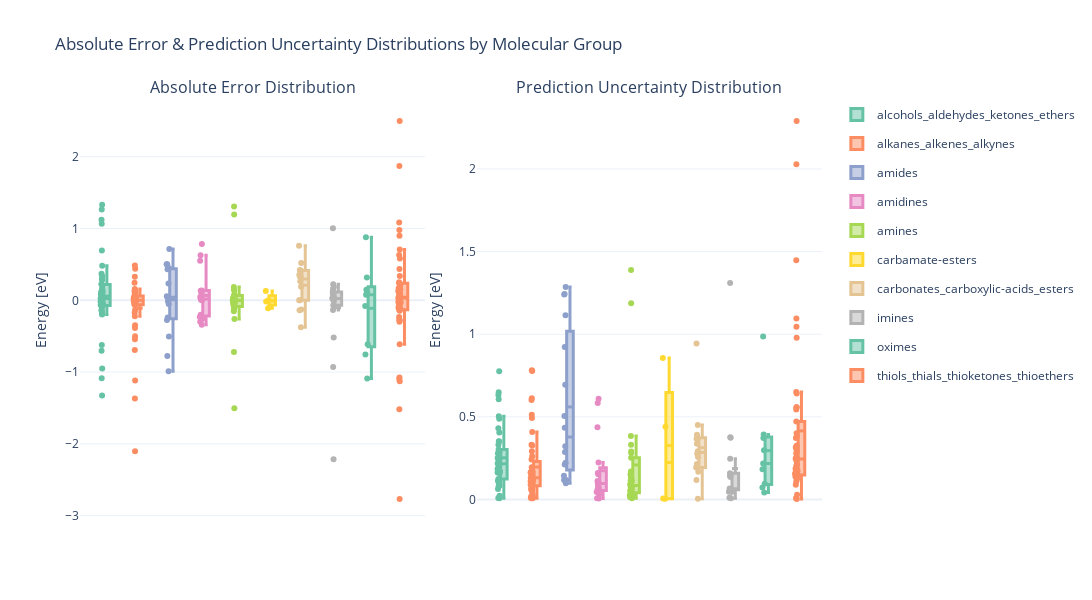

Notebook code for this chart:
### Code cell
# Filtered data
df_uq_sorted = df_uq[df_uq["split"] == "test"].sort_values('molecule_group')
df_uq_sorted['abs_error'] = df_uq_sorted['error'].abs()
df_uq_sorted['uncertainty_width'] = df_uq_sorted['y_std']

# Custom color palette (Set2-like)
color_map = px.colors.qualitative.Set2

# Create 1x2 subplot
fig = make_subplots(
    rows=1, cols=2,
    subplot_titles=["Absolute Error Distribution", "Prediction Uncertainty Distribution"],
    horizontal_spacing=0.07
)

# Boxplot for absolute error
for i, group in enumerate(df_uq_sorted['molecule_group'].unique()):
    group_data = df_uq_sorted[df_uq_sorted['molecule_group'] == group]
    fig.add_trace(go.Box(
        y=group_data['error'],
        name=group,
        marker_color=color_map[i % len(color_map)],
        boxmean=True,
        boxpoints="all",  # Show all points (can be "outliers", "suspectedoutliers", "all")
        jitter=0.5,  # Add jitter to points
        line=dict(width=3),  # Line width to make the box thicker
        width=0.2,  # Box width (adjust this)
        legendgroup=group,  # Ensure the group is correctly assigned to legend
        showlegend=False,  # No legend for the first plot
        hovertemplate=(
            "Material: %{customdata[7]}<br>" +
            "Molecule Group: %{customdata[0]}<br>" +
            "Molecule: %{customdata[1]}<br>" +
            "State: %{customdata[2]}<br>" +
            "Dissociation: %{customdata[3]}<br>" +
            "True Value: %{customdata[4]} eV<br>" +
            "Std Dev: %{customdata[5]} eV<br>" +
            "Error: %{customdata[6]} eV<br>" +
            "<extra></extra>"
        ),
        customdata=group_data[['molecule_group', 'molecule', 'state', 'dissociation', 'y_true', 'y_std', 'error', 'material']].values  # Add custom data
    ), row=1, col=1)

# Boxplot for uncertainty width
for i, group in enumerate(df_uq_sorted['molecule_group'].unique()):
    group_data = df_uq_sorted[df_uq_sorted['molecule_group'] == group]
    fig.add_trace(go.Box(
        y=group_data['uncertainty_width'],
        name=group,
        marker_color=color_map[i % len(color_map)],
        boxmean=True,
        boxpoints="all",  # Show all points (can be "outliers", "suspectedoutliers", "all")
        jitter=0.5,  # Add jitter to points
        line=dict(width=3),  # Line width to make the box thicker
        width=0.2,  # Box width (adjust this)
        legendgroup=group,  # Ensure the group is correctly assigned to legend
        showlegend=True,  # Show legend for the second plot
        hovertemplate=(
            "Material: %{customdata[7]}<br>" +
            "Molecule Group: %{customdata[0]}<br>" +
            "Molecule: %{customdata[1]}<br>" +
            "State: %{customdata[2]}<br>" +
            "Dissociation: %{customdata[3]}<br>" +
            "True Value: %{customdata[4]} eV<br>" +
            "Std Dev: %{customdata[5]} eV<br>" +
            "Error: %{customdata[6]} eV<br>" +
            "<extra></extra>"
        ),
        customdata=group_data[['molecule_group', 'molecule', 'state', 'dissociation', 'y_true', 'y_std', 'error', 'material']].values  # Add custom data
    ), row=1, col=2)

# Layout adjustments
fig.update_layout(
    height=600,
    width=2000,
    title_text="Absolute Error & Prediction Uncertainty Distributions by Molecular Group",
    template="plotly_white",
    boxmode="group",  # Group the boxplots
    showlegend=True  # Show legend for the second plot
)

# Axis titles
fig.update_yaxes(title_text="Energy [eV]", row=1, col=1)
fig.update_yaxes(title_text="Energy [eV]", row=1, col=2)

# Remove X-axis labels (as you're using the hover to differentiate between groups)
fig.update_xaxes(showticklabels=False, row=1, col=1)
fig.update_xaxes(showticklabels=False, row=1, col=2)

# Show the plot
fig.show()

### Figure 1 — Plotly figure (JSON) as saved in the notebook; plotly's stock layout.template omitted (floating-point values rounded to 4 significant figures; data arrays with more than 128 entries replaced by an {"elided": "..."} marker saying what was removed)
{"data": [{"boxmean": true, "boxpoints": "all", "customdata": {"elided": "46x8 mixed values"}, "hovertemplate": "Material: %{customdata[7]}<br>Molecule Group: %{customdata[0]}<br>Molecule: %{customdata[1]}<br>State: %{customdata[2]}<br>Dissociation: %{customdata[3]}<br>True Value: %{customdata[4]} eV<br>Std Dev: %{customdata[5]} eV<br>Error: %{customdata[6]} eV<br><extra></extra>", "jitter": 0.5, "legendgroup": "alcohols_aldehydes_ketones_ethers", "line": {"width": 3}, "marker": {"color": "rgb(102,194,165)"}, "name": "alcohols_aldehydes_ketones_ethers", "showlegend": false, "type": "box", "width": 0.2, "xaxis": "x", "y": [-0.07105, 0.001767, 0.05698, -0.1525, -0.1993, -0.003078, -0.1438, 0.1112, 1.123, -0.05557, 0.008229, 0.1147, 0.2206, -0.02024, 1.267, 0.03657, 0.06687, 0.02666, 0.2261, -0.06432, 0.3341, -0.06955, 0.1331, -1.084, -0.1856, 0.02328, -0.1394, -0.9508, -0.6217, -0.008827, 0.06157, -0.7038, 1.066, -1.325, 0.48, 0.1672, 0.6939, -0.08934, 0.2841, 0.3697, -0.04223, -0.06486, 0.08446, 1.33, 0.2981, 0.08376], "yaxis": "y"}, {"boxmean": true, "boxpoints": "all", "customdata": {"elided": "47x8 mixed values"}, "hovertemplate": "Material: %{customdata[7]}<br>Molecule Group: %{customdata[0]}<br>Molecule: %{customdata[1]}<br>State: %{customdata[2]}<br>Dissociation: %{customdata[3]}<br>True Value: %{customdata[4]} eV<br>Std Dev: %{customdata[5]} eV<br>Error: %{customdata[6]} eV<br><extra></extra>", "jitter": 0.5, "legendgroup": "alkanes_alkenes_alkynes", "line": {"width": 3}, "marker": {"color": "rgb(252,141,98)"}, "name": "alkanes_alkenes_alkynes", "showlegend": false, "type": "box", "width": 0.2, "xaxis": "x", "y": [0.1247, 0.1477, 0.1321, 0.4839, -0.02131, -0.05514, 0.111, 0.03732, 0.01406, -0.5008, -1.367, -0.003366, -0.001864, -0.0006952, -0.00642, -1.118, -0.05912, 0.01048, -0.002652, -0.1718, 0.04315, 0.2443, 0.04842, -0.06492, 0.06247, 0.01507, -2.103, 0.07471, 0.02067, -0.1347, -0.0163, 0.02435, -0.3467, -0.02316, -0.6931, -0.3871, 0.09879, -0.0163, 0.441, 0.1572, -0.03822, 0.3288, 0.02399, 0.01851, -0.2236, 0.03813, -0.5419], "yaxis": "y"}, {"boxmean": true, "boxpoints": "all", "customdata": [["amides", "Formamide", "relaxed", "tensor([False])", -1.864, 0.3217, 0.4466, "IrO2"], ["amides", "Formamide", "relaxed", "tensor([False])", -1.888, 0.5055, 0.4326, "IrO2"], ["amides", "Formamide", "initial", "tensor([False])", -1.862, 0.6934, -0.9883, "IrO2"], ["amides", "Acetamide", "relaxed", "tensor([False])", -0.5227, 0.212, 0.05502, "IrO2"], ["amides", "Acetamide", "relaxed", "tensor([False])", -2.672, 0.0978, 0.04214, "IrO2"], ["amides", "Formamide", "relaxed", "tensor([True])", -3.625, 0.2218, -0.01204, "IrO2"], ["amides", "Acetamide", "relaxed", "tensor([False])", -1.541, 0.117, 0.03966, "RuO2"], ["amides", "Acetamide", "initial", "tensor([False])", -0.5227, 1.243, 0.716, "IrO2"], ["amides", "Acetamide", "relaxed", "tensor([False])", -1.632, 0.117, -0.051, "RuO2"], ["amides", "Formamide", "relaxed", "tensor([False])", -1.829, 0.1432, 0.5035, "IrO2"], ["amides", "Acetamide", "relaxed", "tensor([False])", -1.938, 0.287, 0.2339, "IrO2"], ["amides", "Formamide", "initial", "tensor([False])", -1.864, 1.24, -0.276, "IrO2"], ["amides", "Formamide", "initial", "tensor([False])", -0.4085, 0.9221, 0.5016, "RuO2"], ["amides", "Formamide", "initial", "tensor([False])", -3.625, 0.4342, -0.7759, "IrO2"], ["amides", "Acetamide", "initial", "tensor([False])", -1.559, 1.114, -0.2384, "RuO2"], ["amides", "Acetamide", "initial", "tensor([False])", -2.691, 1.286, -0.5056, "IrO2"]], "hovertemplate": "Material: %{customdata[7]}<br>Molecule Group: %{customdata[0]}<br>Molecule: %{customdata[1]}<br>State: %{customdata[2]}<br>Dissociation: %{customdata[3]}<br>True Value: %{customdata[4]} eV<br>Std Dev: %{customdata[5]} eV<br>Error: %{customdata[6]} eV<br><extra></extra>", "jitter": 0.5, "legendgroup": "amides", "line": {"width": 3}, "marker": {"color": "rgb(141,160,203)"}, "name": "amides", "showlegend": false, "type": "box", "width": 0.2, "xaxis": "x", "y": [0.4466, 0.4326, -0.9883, 0.05502, 0.04214, -0.01204, 0.03966, 0.716, -0.051, 0.5035, 0.2339, -0.276, 0.5016, -0.7759, -0.2384, -0.5056], "yaxis": "y"}, {"boxmean": true, "boxpoints": "all", "customdata": [["amidines", "Acetimidamide", "initial", "tensor([False])", -0.4175, 0.223, 0.04747, "RuO2"], ["amidines", "Acetimidamide", "relaxed", "tensor([False])", -1.549, 0.07133, 0.1368, "RuO2"], ["amidines", "Formimidamide", "initial", "tensor([False])", -2.09, 0.5836, 0.7851, "IrO2"], ["amidines", "Acetimidamide", "relaxed", "tensor([False])", -2.216, 0.04525, 0.02336, "RuO2"], ["amidines", "Formimidamide", "relaxed", "tensor([False])", 0, 0.005627, 0.0009, null], ["amidines", "Acetimidamide", "relaxed", "tensor([False])", 0, 0.006766, 0.00667, null], ["amidines", "Acetimidamide", "relaxed", "tensor([False])", -3.076, 0.09659, 0.01028, "IrO2"], ["amidines", "Formimidamide", "initial", "tensor([False])", -1.511, 0.16, 0.6272, "RuO2"], ["amidines", "Acetimidamide", "relaxed", "tensor([False])", -0.5491, 0.153, 0.1341, "IrO2"], ["amidines", "Acetimidamide", "relaxed", "tensor([True])", -4.458, 0.03098, -0.2992, "IrO2"], ["amidines", "Formimidamide", "relaxed", "tensor([False])", -1.498, 0.08314, 0.09651, "RuO2"], ["amidines", "Formimidamide", "initial", "tensor([False])", -2.967, 0.6085, 0.5498, "IrO2"], ["amidines", "Formimidamide", "relaxed", "tensor([False])", -3.216, 0.06188, -0.2601, "IrO2"], ["amidines", "Formimidamide", "initial", "tensor([False])", -3.237, 0.4372, -0.3406, "IrO2"], ["amidines", "Acetimidamide", "relaxed", "tensor([False])", -3.287, 0.09659, -0.2008, "IrO2"], ["amidines", "Formimidamide", "initial", "tensor([False])", -3.208, 0.1119, -0.2334, "IrO2"]], "hovertemplate": "Material: %{customdata[7]}<br>Molecule Group: %{customdata[0]}<br>Molecule: %{customdata[1]}<br>State: %{customdata[2]}<br>Dissociation: %{customdata[3]}<br>True Value: %{customdata[4]} eV<br>Std Dev: %{customdata[5]} eV<br>Error: %{customdata[6]} eV<br><extra></extra>", "jitter": 0.5, "legendgroup": "amidines", "line": {"width": 3}, "marker": {"color": "rgb(231,138,195)"}, "name": "amidines", "showlegend": false, "type": "box", "width": 0.2, "xaxis": "x", "y": [0.04747, 0.1368, 0.7851, 0.02336, 0.0009, 0.00667, 0.01028, 0.6272, 0.1341, -0.2992, 0.09651, 0.5498, -0.2601, -0.3406, -0.2008, -0.2334], "yaxis": "y"}, {"boxmean": true, "boxpoints": "all", "customdata": {"elided": "26x8 mixed values"}, "hovertemplate": "Material: %{customdata[7]}<br>Molecule Group: %{customdata[0]}<br>Molecule: %{customdata[1]}<br>State: %{customdata[2]}<br>Dissociation: %{customdata[3]}<br>True Value: %{customdata[4]} eV<br>Std Dev: %{customdata[5]} eV<br>Error: %{customdata[6]} eV<br><extra></extra>", "jitter": 0.5, "legendgroup": "amines", "line": {"width": 3}, "marker": {"color": "rgb(166,216,84)"}, "name": "amines", "showlegend": false, "type": "box", "width": 0.2, "xaxis": "x", "y": [1.309, 0.00322, -0.04634, -0.2593, -0.07923, 0.04326, 0.03243, 0.06615, -0.08447, 1.196, 0.00273, 0.08221, -0.08794, 0.1491, -0.004483, -0.1533, -0.1293, -0.03042, -0.7187, -0.003811, -0.03251, 0.1857, -1.504, -0.09226, 0.1399, 0.03034], "yaxis": "y"}, {"boxmean": true, "boxpoints": "all", "customdata": [["carbamate-esters", "Carbamic-acid", "relaxed", "tensor([True])", -3.367, 0.4401, -0.1112, "IrO2"], ["carbamate-esters", "Carbamic-acid", "initial", "tensor([False])", -3.472, 0.8555, 0.1299, "IrO2"], ["carbamate-esters", "Carbamic-acid", "relaxed", "tensor([False])", -0.4891, 0.005365, -0.01758, "IrO2"], ["carbamate-esters", "Carbamic-acid", "relaxed", "tensor([False])", 0, 0.003471, -0.0007057, null]], "hovertemplate": "Material: %{customdata[7]}<br>Molecule Group: %{customdata[0]}<br>Molecule: %{customdata[1]}<br>State: %{customdata[2]}<br>Dissociation: %{customdata[3]}<br>True Value: %{customdata[4]} eV<br>Std Dev: %{customdata[5]} eV<br>Error: %{customdata[6]} eV<br><extra></extra>", "jitter": 0.5, "legendgroup": "carbamate-esters", "line": {"width": 3}, "marker": {"color": "rgb(255,217,47)"}, "name": "carbamate-esters", "showlegend": false, "type": "box", "width": 0.2, "xaxis": "x", "y": [-0.1112, 0.1299, -0.01758, -0.0007057], "yaxis": "y"}, {"boxmean": true, "boxpoints": "all", "customdata": [["carbonates_carboxylic-acids_esters", "Carbonic-acid", "initial", "tensor([False])", -0.07489, 0.4506, 0.5203, "RuO2"], ["carbonates_carboxylic-acids_esters", "Acetic-acid", "relaxed", "tensor([False])", -0.1225, 0.2148, 0.3321, "RuO2"], ["carbonates_carboxylic-acids_esters", "Acetic-acid", "relaxed", "tensor([False])", -0.6336, 0.3372, 0.4229, "IrO2"], ["carbonates_carboxylic-acids_esters", "Carbonic-acid", "relaxed", "tensor([True])", -1.923, 0.3912, 0.3571, "IrO2"], ["carbonates_carboxylic-acids_esters", "Acetic-acid", "relaxed", "tensor([False])", -1.341, 0.1926, 0.264, "RuO2"], ["carbonates_carboxylic-acids_esters", "Carbonic-acid", "relaxed", "tensor([True])", -2.081, 0.3731, -0.1298, "RuO2"], ["carbonates_carboxylic-acids_esters", "Acetic-acid", "relaxed", "tensor([True])", -2.405, 0.3673, -0.1389, "IrO2"], ["carbonates_carboxylic-acids_esters", "Formic-acid", "relaxed", "tensor([False])", -1.569, 0.256, 0.3282, "IrO2"], ["carbonates_carboxylic-acids_esters", "Acetic-acid", "relaxed", "tensor([False])", -1.404, 0.1177, 0.1892, "RuO2"], ["carbonates_carboxylic-acids_esters", "Acetic-acid", "relaxed", "tensor([True])", -3.402, 0.2914, -0.3768, "IrO2"], ["carbonates_carboxylic-acids_esters", "Acetic-acid", "relaxed", "tensor([False])", -1.746, 0.2771, 0.4163, "IrO2"], ["carbonates_carboxylic-acids_esters", "Carbonic-acid", "initial", "tensor([False])", -1.193, 0.9434, 0.7613, "IrO2"], ["carbonates_carboxylic-acids_esters", "Formic-acid", "initial", "tensor([False])", -1.278, 0.1682, 0.0001189, "RuO2"], ["carbonates_carboxylic-acids_esters", "Formic-acid", "relaxed", "tensor([False])", 0, 0.004477, 6.616e-05, null]], "hovertemplate": "Material: %{customdata[7]}<br>Molecule Group: %{customdata[0]}<br>Molecule: %{customdata[1]}<br>State: %{customdata[2]}<br>Dissociation: %{customdata[3]}<br>True Value: %{customdata[4]} eV<br>Std Dev: %{customdata[5]} eV<br>Error: %{customdata[6]} eV<br><extra></extra>", "jitter": 0.5, "legendgroup": "carbonates_carboxylic-acids_esters", "line": {"width": 3}, "marker": {"color": "rgb(229,196,148)"}, "name": "carbonates_carboxylic-acids_esters", "showlegend": false, "type": "box", "width": 0.2, "xaxis": "x", "y": [0.5203, 0.3321, 0.4229, 0.3571, 0.264, -0.1298, -0.1389, 0.3282, 0.1892, -0.3768, 0.4163, 0.7613, 0.0001189, 6.616e-05], "yaxis": "y"}, {"boxmean": true, "boxpoints": "all", "customdata": {"elided": "18x8 mixed values"}, "hovertemplate": "Material: %{customdata[7]}<br>Molecule Group: %{customdata[0]}<br>Molecule: %{customdata[1]}<br>State: %{customdata[2]}<br>Dissociation: %{customdata[3]}<br>True Value: %{customdata[4]} eV<br>Std Dev: %{customdata[5]} eV<br>Error: %{customdata[6]} eV<br><extra></extra>", "jitter": 0.5, "legendgroup": "imines", "line": {"width": 3}, "marker": {"color": "rgb(179,179,179)"}, "name": "imines", "showlegend": false, "type": "box", "width": 0.2, "xaxis": "x", "y": [0.08197, 0.02872, 0.1861, -2.216, 0.02015, 0.003292, 0.1612, 0.03893, 1.003, -0.1342, 0.2254, 0.00514, 0.003304, 0.1173, -0.5181, 0.1136, -0.06866, -0.9279], "yaxis": "y"}, {"boxmean": true, "boxpoints": "all", "customdata": [["oximes", "Formaldoxime", "relaxed", "tensor([True])", -3.166, 0.09551, 0.1474, "IrO2"], ["oximes", "Formaldoxime", "initial", "tensor([False])", -1.768, 0.07274, 0.3186, "RuO2"], ["oximes", "Formaldoxime", "initial", "tensor([False])", -2.257, 0.3718, -0.6121, "RuO2"], ["oximes", "Formaldoxime", "initial", "tensor([False])", -0.4814, 0.9853, 0.8773, "RuO2"], ["oximes", "Formaldoxime", "initial", "tensor([False])", -0.2654, 0.2179, 0.112, "IrO2"], ["oximes", "Formaldoxime", "initial", "tensor([False])", -1.981, 0.04175, 0.07852, "RuO2"], ["oximes", "Formaldoxime", "initial", "tensor([False])", -3.056, 0.393, -1.09, "IrO2"], ["oximes", "Formaldoxime", "initial", "tensor([False])", -1.491, 0.1819, -0.7568, "IrO2"], ["oximes", "Formaldoxime", "initial", "tensor([False])", -3.166, 0.2978, -0.07829, "IrO2"]], "hovertemplate": "Material: %{customdata[7]}<br>Molecule Group: %{customdata[0]}<br>Molecule: %{customdata[1]}<br>State: %{customdata[2]}<br>Dissociation: %{customdata[3]}<br>True Value: %{customdata[4]} eV<br>Std Dev: %{customdata[5]} eV<br>Error: %{customdata[6]} eV<br><extra></extra>", "jitter": 0.5, "legendgroup": "oximes", "line": {"width": 3}, "marker": {"color": "rgb(102,194,165)"}, "name": "oximes", "showlegend": false, "type": "box", "width": 0.2, "xaxis": "x", "y": [0.1474, 0.3186, -0.6121, 0.8773, 0.112, 0.07852, -1.09, -0.7568, -0.07829], "yaxis": "y"}, {"boxmean": true, "boxpoints": "all", "customdata": {"elided": "46x8 mixed values"}, "hovertemplate": "Material: %{customdata[7]}<br>Molecule Group: %{customdata[0]}<br>Molecule: %{customdata[1]}<br>State: %{customdata[2]}<br>Dissociation: %{customdata[3]}<br>True Value: %{customdata[4]} eV<br>Std Dev: %{customdata[5]} eV<br>Error: %{customdata[6]} eV<br><extra></extra>", "jitter": 0.5, "legendgroup": "thiols_thials_thioketones_thioethers", "line": {"width": 3}, "marker": {"color": "rgb(252,141,98)"}, "name": "thiols_thials_thioketones_thioethers", "showlegend": false, "type": "box", "width": 0.2, "xaxis": "x", "y": [0.08795, -0.2983, -0.02785, -0.2311, -0.2789, 0.1225, -0.146, -1.52, 0.1307, 0.07022, -0.1304, -0.02109, -2.769, 0.1691, -0.03215, -0.27, 0.6301, -0.06742, 0.2369, 0.339, 0.2531, 0.9802, 0.1885, 0.09654, 0.4348, -0.008507, 1.083, 0.03216, 0.01662, 0.02249, -0.6123, 0.584, 0.7075, 0.05179, 0.03355, 0.8998, -1.128, 2.498, -1.098, 0.2291, -0.1171, 1.872, 0.001451, 0.1551, -1.075, -0.1023], "yaxis": "y"}, {"boxmean": true, "boxpoints": "all", "customdata": {"elided": "46x8 mixed values"}, "hovertemplate": "Material: %{customdata[7]}<br>Molecule Group: %{customdata[0]}<br>Molecule: %{customdata[1]}<br>State: %{customdata[2]}<br>Dissociation: %{customdata[3]}<br>True Value: %{customdata[4]} eV<br>Std Dev: %{customdata[5]} eV<br>Error: %{customdata[6]} eV<br><extra></extra>", "jitter": 0.5, "legendgroup": "alcohols_aldehydes_ketones_ethers", "line": {"width": 3}, "marker": {"color": "rgb(102,194,165)"}, "name": "alcohols_aldehydes_ketones_ethers", "showlegend": true, "type": "box", "width": 0.2, "xaxis": "x2", "y": [0.1706, 0.00654, 0.103, 0.2173, 0.1602, 0.009059, 0.405, 0.1627, 0.6316, 0.3303, 0.2477, 0.171, 0.1234, 0.08278, 0.3501, 0.1869, 0.2509, 0.1131, 0.2959, 0.3528, 0.2509, 0.4304, 0.2856, 0.6065, 0.2021, 0.02178, 0.2433, 0.775, 0.1634, 0.2106, 0.2238, 0.2612, 0.4883, 0.3019, 0.2263, 0.2096, 0.649, 0.2156, 0.07808, 0.5026, 0.1221, 0.1839, 0.1102, 0.2789, 0.1, 0.06291], "yaxis": "y2"}, {"boxmean": true, "boxpoints": "all", "customdata": {"elided": "47x8 mixed values"}, "hovertemplate": "Material: %{customdata[7]}<br>Molecule Group: %{customdata[0]}<br>Molecule: %{customdata[1]}<br>State: %{customdata[2]}<br>Dissociation: %{customdata[3]}<br>True Value: %{customdata[4]} eV<br>Std Dev: %{customdata[5]} eV<br>Error: %{customdata[6]} eV<br><extra></extra>", "jitter": 0.5, "legendgroup": "alkanes_alkenes_alkynes", "line": {"width": 3}, "marker": {"color": "rgb(252,141,98)"}, "name": "alkanes_alkenes_alkynes", "showlegend": true, "type": "box", "width": 0.2, "xaxis": "x2", "y": [0.3256, 0.2607, 0.1105, 0.1148, 0.1485, 0.007543, 0.08168, 0.163, 0.1479, 0.1676, 0.4075, 0.1676, 0.08354, 0.007811, 0.05049, 0.6023, 0.05765, 0.2917, 0.1105, 0.7818, 0.1448, 0.1158, 0.163, 0.2421, 0.06344, 0.1942, 0.1226, 0.02242, 0.1672, 0.1654, 0.01287, 0.1246, 0.1317, 0.02907, 0.7767, 0.5126, 0.0574, 0.01287, 0.09266, 0.08825, 0.06235, 0.6126, 0.1097, 0.493, 0.3301, 0.127, 0.1513], "yaxis": "y2"}, {"boxmean": true, "boxpoints": "all", "customdata": [["amides", "Formamide", "relaxed", "tensor([False])", -1.864, 0.3217, 0.4466, "IrO2"], ["amides", "Formamide", "relaxed", "tensor([False])", -1.888, 0.5055, 0.4326, "IrO2"], ["amides", "Formamide", "initial", "tensor([False])", -1.862, 0.6934, -0.9883, "IrO2"], ["amides", "Acetamide", "relaxed", "tensor([False])", -0.5227, 0.212, 0.05502, "IrO2"], ["amides", "Acetamide", "relaxed", "tensor([False])", -2.672, 0.0978, 0.04214, "IrO2"], ["amides", "Formamide", "relaxed", "tensor([True])", -3.625, 0.2218, -0.01204, "IrO2"], ["amides", "Acetamide", "relaxed", "tensor([False])", -1.541, 0.117, 0.03966, "RuO2"], ["amides", "Acetamide", "initial", "tensor([False])", -0.5227, 1.243, 0.716, "IrO2"], ["amides", "Acetamide", "relaxed", "tensor([False])", -1.632, 0.117, -0.051, "RuO2"], ["amides", "Formamide", "relaxed", "tensor([False])", -1.829, 0.1432, 0.5035, "IrO2"], ["amides", "Acetamide", "relaxed", "tensor([False])", -1.938, 0.287, 0.2339, "IrO2"], ["amides", "Formamide", "initial", "tensor([False])", -1.864, 1.24, -0.276, "IrO2"], ["amides", "Formamide", "initial", "tensor([False])", -0.4085, 0.9221, 0.5016, "RuO2"], ["amides", "Formamide", "initial", "tensor([False])", -3.625, 0.4342, -0.7759, "IrO2"], ["amides", "Acetamide", "initial", "tensor([False])", -1.559, 1.114, -0.2384, "RuO2"], ["amides", "Acetamide", "initial", "tensor([False])", -2.691, 1.286, -0.5056, "IrO2"]], "hovertemplate": "Material: %{customdata[7]}<br>Molecule Group: %{customdata[0]}<br>Molecule: %{customdata[1]}<br>State: %{customdata[2]}<br>Dissociation: %{customdata[3]}<br>True Value: %{customdata[4]} eV<br>Std Dev: %{customdata[5]} eV<br>Error: %{customdata[6]} eV<br><extra></extra>", "jitter": 0.5, "legendgroup": "amides", "line": {"width": 3}, "marker": {"color": "rgb(141,160,203)"}, "name": "amides", "showlegend": true, "type": "box", "width": 0.2, "xaxis": "x2", "y": [0.3217, 0.5055, 0.6934, 0.212, 0.0978, 0.2218, 0.117, 1.243, 0.117, 0.1432, 0.287, 1.24, 0.9221, 0.4342, 1.114, 1.286], "yaxis": "y2"}, {"boxmean": true, "boxpoints": "all", "customdata": [["amidines", "Acetimidamide", "initial", "tensor([False])", -0.4175, 0.223, 0.04747, "RuO2"], ["amidines", "Acetimidamide", "relaxed", "tensor([False])", -1.549, 0.07133, 0.1368, "RuO2"], ["amidines", "Formimidamide", "initial", "tensor([False])", -2.09, 0.5836, 0.7851, "IrO2"], ["amidines", "Acetimidamide", "relaxed", "tensor([False])", -2.216, 0.04525, 0.02336, "RuO2"], ["amidines", "Formimidamide", "relaxed", "tensor([False])", 0, 0.005627, 0.0009, null], ["amidines", "Acetimidamide", "relaxed", "tensor([False])", 0, 0.006766, 0.00667, null], ["amidines", "Acetimidamide", "relaxed", "tensor([False])", -3.076, 0.09659, 0.01028, "IrO2"], ["amidines", "Formimidamide", "initial", "tensor([False])", -1.511, 0.16, 0.6272, "RuO2"], ["amidines", "Acetimidamide", "relaxed", "tensor([False])", -0.5491, 0.153, 0.1341, "IrO2"], ["amidines", "Acetimidamide", "relaxed", "tensor([True])", -4.458, 0.03098, -0.2992, "IrO2"], ["amidines", "Formimidamide", "relaxed", "tensor([False])", -1.498, 0.08314, 0.09651, "RuO2"], ["amidines", "Formimidamide", "initial", "tensor([False])", -2.967, 0.6085, 0.5498, "IrO2"], ["amidines", "Formimidamide", "relaxed", "tensor([False])", -3.216, 0.06188, -0.2601, "IrO2"], ["amidines", "Formimidamide", "initial", "tensor([False])", -3.237, 0.4372, -0.3406, "IrO2"], ["amidines", "Acetimidamide", "relaxed", "tensor([False])", -3.287, 0.09659, -0.2008, "IrO2"], ["amidines", "Formimidamide", "initial", "tensor([False])", -3.208, 0.1119, -0.2334, "IrO2"]], "hovertemplate": "Material: %{customdata[7]}<br>Molecule Group: %{customdata[0]}<br>Molecule: %{customdata[1]}<br>State: %{customdata[2]}<br>Dissociation: %{customdata[3]}<br>True Value: %{customdata[4]} eV<br>Std Dev: %{customdata[5]} eV<br>Error: %{customdata[6]} eV<br><extra></extra>", "jitter": 0.5, "legendgroup": "amidines", "line": {"width": 3}, "marker": {"color": "rgb(231,138,195)"}, "name": "amidines", "showlegend": true, "type": "box", "width": 0.2, "xaxis": "x2", "y": [0.223, 0.07133, 0.5836, 0.04525, 0.005627, 0.006766, 0.09659, 0.16, 0.153, 0.03098, 0.08314, 0.6085, 0.06188, 0.4372, 0.09659, 0.1119], "yaxis": "y2"}, {"boxmean": true, "boxpoints": "all", "customdata": {"elided": "26x8 mixed values"}, "hovertemplate": "Material: %{customdata[7]}<br>Molecule Group: %{customdata[0]}<br>Molecule: %{customdata[1]}<br>State: %{customdata[2]}<br>Dissociation: %{customdata[3]}<br>True Value: %{customdata[4]} eV<br>Std Dev: %{customdata[5]} eV<br>Error: %{customdata[6]} eV<br><extra></extra>", "jitter": 0.5, "legendgroup": "amines", "line": {"width": 3}, "marker": {"color": "rgb(166,216,84)"}, "name": "amines", "showlegend": true, "type": "box", "width": 0.2, "xaxis": "x2", "y": [1.187, 0.02555, 0.05142, 0.09091, 0.1349, 0.07713, 0.3303, 0.07237, 0.1529, 0.2894, 0.1688, 0.03301, 0.01377, 0.2816, 0.007457, 0.1132, 0.01493, 0.04057, 1.388, 0.1132, 0.05142, 0.3838, 0.05037, 0.06443, 0.2526, 0.03548], "yaxis": "y2"}, {"boxmean": true, "boxpoints": "all", "customdata": [["carbamate-esters", "Carbamic-acid", "relaxed", "tensor([True])", -3.367, 0.4401, -0.1112, "IrO2"], ["carbamate-esters", "Carbamic-acid", "initial", "tensor([False])", -3.472, 0.8555, 0.1299, "IrO2"], ["carbamate-esters", "Carbamic-acid", "relaxed", "tensor([False])", -0.4891, 0.005365, -0.01758, "IrO2"], ["carbamate-esters", "Carbamic-acid", "relaxed", "tensor([False])", 0, 0.003471, -0.0007057, null]], "hovertemplate": "Material: %{customdata[7]}<br>Molecule Group: %{customdata[0]}<br>Molecule: %{customdata[1]}<br>State: %{customdata[2]}<br>Dissociation: %{customdata[3]}<br>True Value: %{customdata[4]} eV<br>Std Dev: %{customdata[5]} eV<br>Error: %{customdata[6]} eV<br><extra></extra>", "jitter": 0.5, "legendgroup": "carbamate-esters", "line": {"width": 3}, "marker": {"color": "rgb(255,217,47)"}, "name": "carbamate-esters", "showlegend": true, "type": "box", "width": 0.2, "xaxis": "x2", "y": [0.4401, 0.8555, 0.005365, 0.003471], "yaxis": "y2"}, {"boxmean": true, "boxpoints": "all", "customdata": [["carbonates_carboxylic-acids_esters", "Carbonic-acid", "initial", "tensor([False])", -0.07489, 0.4506, 0.5203, "RuO2"], ["carbonates_carboxylic-acids_esters", "Acetic-acid", "relaxed", "tensor([False])", -0.1225, 0.2148, 0.3321, "RuO2"], ["carbonates_carboxylic-acids_esters", "Acetic-acid", "relaxed", "tensor([False])", -0.6336, 0.3372, 0.4229, "IrO2"], ["carbonates_carboxylic-acids_esters", "Carbonic-acid", "relaxed", "tensor([True])", -1.923, 0.3912, 0.3571, "IrO2"], ["carbonates_carboxylic-acids_esters", "Acetic-acid", "relaxed", "tensor([False])", -1.341, 0.1926, 0.264, "RuO2"], ["carbonates_carboxylic-acids_esters", "Carbonic-acid", "relaxed", "tensor([True])", -2.081, 0.3731, -0.1298, "RuO2"], ["carbonates_carboxylic-acids_esters", "Acetic-acid", "relaxed", "tensor([True])", -2.405, 0.3673, -0.1389, "IrO2"], ["carbonates_carboxylic-acids_esters", "Formic-acid", "relaxed", "tensor([False])", -1.569, 0.256, 0.3282, "IrO2"], ["carbonates_carboxylic-acids_esters", "Acetic-acid", "relaxed", "tensor([False])", -1.404, 0.1177, 0.1892, "RuO2"], ["carbonates_carboxylic-acids_esters", "Acetic-acid", "relaxed", "tensor([True])", -3.402, 0.2914, -0.3768, "IrO2"], ["carbonates_carboxylic-acids_esters", "Acetic-acid", "relaxed", "tensor([False])", -1.746, 0.2771, 0.4163, "IrO2"], ["carbonates_carboxylic-acids_esters", "Carbonic-acid", "initial", "tensor([False])", -1.193, 0.9434, 0.7613, "IrO2"], ["carbonates_carboxylic-acids_esters", "Formic-acid", "initial", "tensor([False])", -1.278, 0.1682, 0.0001189, "RuO2"], ["carbonates_carboxylic-acids_esters", "Formic-acid", "relaxed", "tensor([False])", 0, 0.004477, 6.616e-05, null]], "hovertemplate": "Material: %{customdata[7]}<br>Molecule Group: %{customdata[0]}<br>Molecule: %{customdata[1]}<br>State: %{customdata[2]}<br>Dissociation: %{customdata[3]}<br>True Value: %{customdata[4]} eV<br>Std Dev: %{customdata[5]} eV<br>Error: %{customdata[6]} eV<br><extra></extra>", "jitter": 0.5, "legendgroup": "carbonates_carboxylic-acids_esters", "line": {"width": 3}, "marker": {"color": "rgb(229,196,148)"}, "name": "carbonates_carboxylic-acids_esters", "showlegend": true, "type": "box", "width": 0.2, "xaxis": "x2", "y": [0.4506, 0.2148, 0.3372, 0.3912, 0.1926, 0.3731, 0.3673, 0.256, 0.1177, 0.2914, 0.2771, 0.9434, 0.1682, 0.004477], "yaxis": "y2"}, {"boxmean": true, "boxpoints": "all", "customdata": {"elided": "18x8 mixed values"}, "hovertemplate": "Material: %{customdata[7]}<br>Molecule Group: %{customdata[0]}<br>Molecule: %{customdata[1]}<br>State: %{customdata[2]}<br>Dissociation: %{customdata[3]}<br>True Value: %{customdata[4]} eV<br>Std Dev: %{customdata[5]} eV<br>Error: %{customdata[6]} eV<br><extra></extra>", "jitter": 0.5, "legendgroup": "imines", "line": {"width": 3}, "marker": {"color": "rgb(179,179,179)"}, "name": "imines", "showlegend": true, "type": "box", "width": 0.2, "xaxis": "x2", "y": [0.05972, 0.05972, 0.1356, 0.3761, 0.06603, 0.00638, 0.01053, 0.05972, 1.31, 0.05988, 0.1504, 0.1578, 0.04494, 0.1395, 0.2465, 0.05829, 0.04699, 0.3725], "yaxis": "y2"}, {"boxmean": true, "boxpoints": "all", "customdata": [["oximes", "Formaldoxime", "relaxed", "tensor([True])", -3.166, 0.09551, 0.1474, "IrO2"], ["oximes", "Formaldoxime", "initial", "tensor([False])", -1.768, 0.07274, 0.3186, "RuO2"], ["oximes", "Formaldoxime", "initial", "tensor([False])", -2.257, 0.3718, -0.6121, "RuO2"], ["oximes", "Formaldoxime", "initial", "tensor([False])", -0.4814, 0.9853, 0.8773, "RuO2"], ["oximes", "Formaldoxime", "initial", "tensor([False])", -0.2654, 0.2179, 0.112, "IrO2"], ["oximes", "Formaldoxime", "initial", "tensor([False])", -1.981, 0.04175, 0.07852, "RuO2"], ["oximes", "Formaldoxime", "initial", "tensor([False])", -3.056, 0.393, -1.09, "IrO2"], ["oximes", "Formaldoxime", "initial", "tensor([False])", -1.491, 0.1819, -0.7568, "IrO2"], ["oximes", "Formaldoxime", "initial", "tensor([False])", -3.166, 0.2978, -0.07829, "IrO2"]], "hovertemplate": "Material: %{customdata[7]}<br>Molecule Group: %{customdata[0]}<br>Molecule: %{customdata[1]}<br>State: %{customdata[2]}<br>Dissociation: %{customdata[3]}<br>True Value: %{customdata[4]} eV<br>Std Dev: %{customdata[5]} eV<br>Error: %{customdata[6]} eV<br><extra></extra>", "jitter": 0.5, "legendgroup": "oximes", "line": {"width": 3}, "marker": {"color": "rgb(102,194,165)"}, "name": "oximes", "showlegend": true, "type": "box", "width": 0.2, "xaxis": "x2", "y": [0.09551, 0.07274, 0.3718, 0.9853, 0.2179, 0.04175, 0.393, 0.1819, 0.2978], "yaxis": "y2"}, {"boxmean": true, "boxpoints": "all", "customdata": {"elided": "46x8 mixed values"}, "hovertemplate": "Material: %{customdata[7]}<br>Molecule Group: %{customdata[0]}<br>Molecule: %{customdata[1]}<br>State: %{customdata[2]}<br>Dissociation: %{customdata[3]}<br>True Value: %{customdata[4]} eV<br>Std Dev: %{customdata[5]} eV<br>Error: %{customdata[6]} eV<br><extra></extra>", "jitter": 0.5, "legendgroup": "thiols_thials_thioketones_thioethers", "line": {"width": 3}, "marker": {"color": "rgb(252,141,98)"}, "name": "thiols_thials_thioketones_thioethers", "showlegend": true, "type": "box", "width": 0.2, "xaxis": "x2", "y": [1.447, 0.164, 0.3718, 0.3256, 0.2127, 0.28, 0.1556, 0.108, 0.3176, 0.31, 0.1734, 0.2421, 0.1901, 0.1432, 0.1383, 0.4001, 2.29, 0.1383, 0.1216, 0.5571, 0.2483, 2.028, 0.1333, 0.1856, 0.2571, 0.08892, 0.6409, 0.1488, 0.2343, 0.1478, 0.3804, 0.6495, 0.2915, 0.132, 0.002537, 0.9786, 1.095, 1.045, 0.5578, 0.1732, 0.3109, 0.4714, 0.006387, 0.5439, 0.02838, 0.2057], "yaxis": "y2"}], "layout": {"annotations": [{"font": {"size": 16}, "showarrow": false, "text": "Absolute Error Distribution", "x": 0.2325, "xanchor": "center", "xref": "paper", "y": 1, "yanchor": "bottom", "yref": "paper"}, {"font": {"size": 16}, "showarrow": false, "text": "Prediction Uncertainty Distribution", "x": 0.7675, "xanchor": "center", "xref": "paper", "y": 1, "yanchor": "bottom", "yref": "paper"}], "boxmode": "group", "height": 600, "showlegend": true, "title": {"text": "Absolute Error & Prediction Uncertainty Distributions by Molecular Group"}, "width": 2000, "xaxis": {"anchor": "y", "domain": [0, 0.465], "showticklabels": false}, "xaxis2": {"anchor": "y2", "domain": [0.535, 1.0], "showticklabels": false}, "yaxis": {"anchor": "x", "domain": [0, 1], "title": {"text": "Energy [eV]"}}, "yaxis2": {"anchor": "x2", "domain": [0, 1], "title": {"text": "Energy [eV]"}}}}
